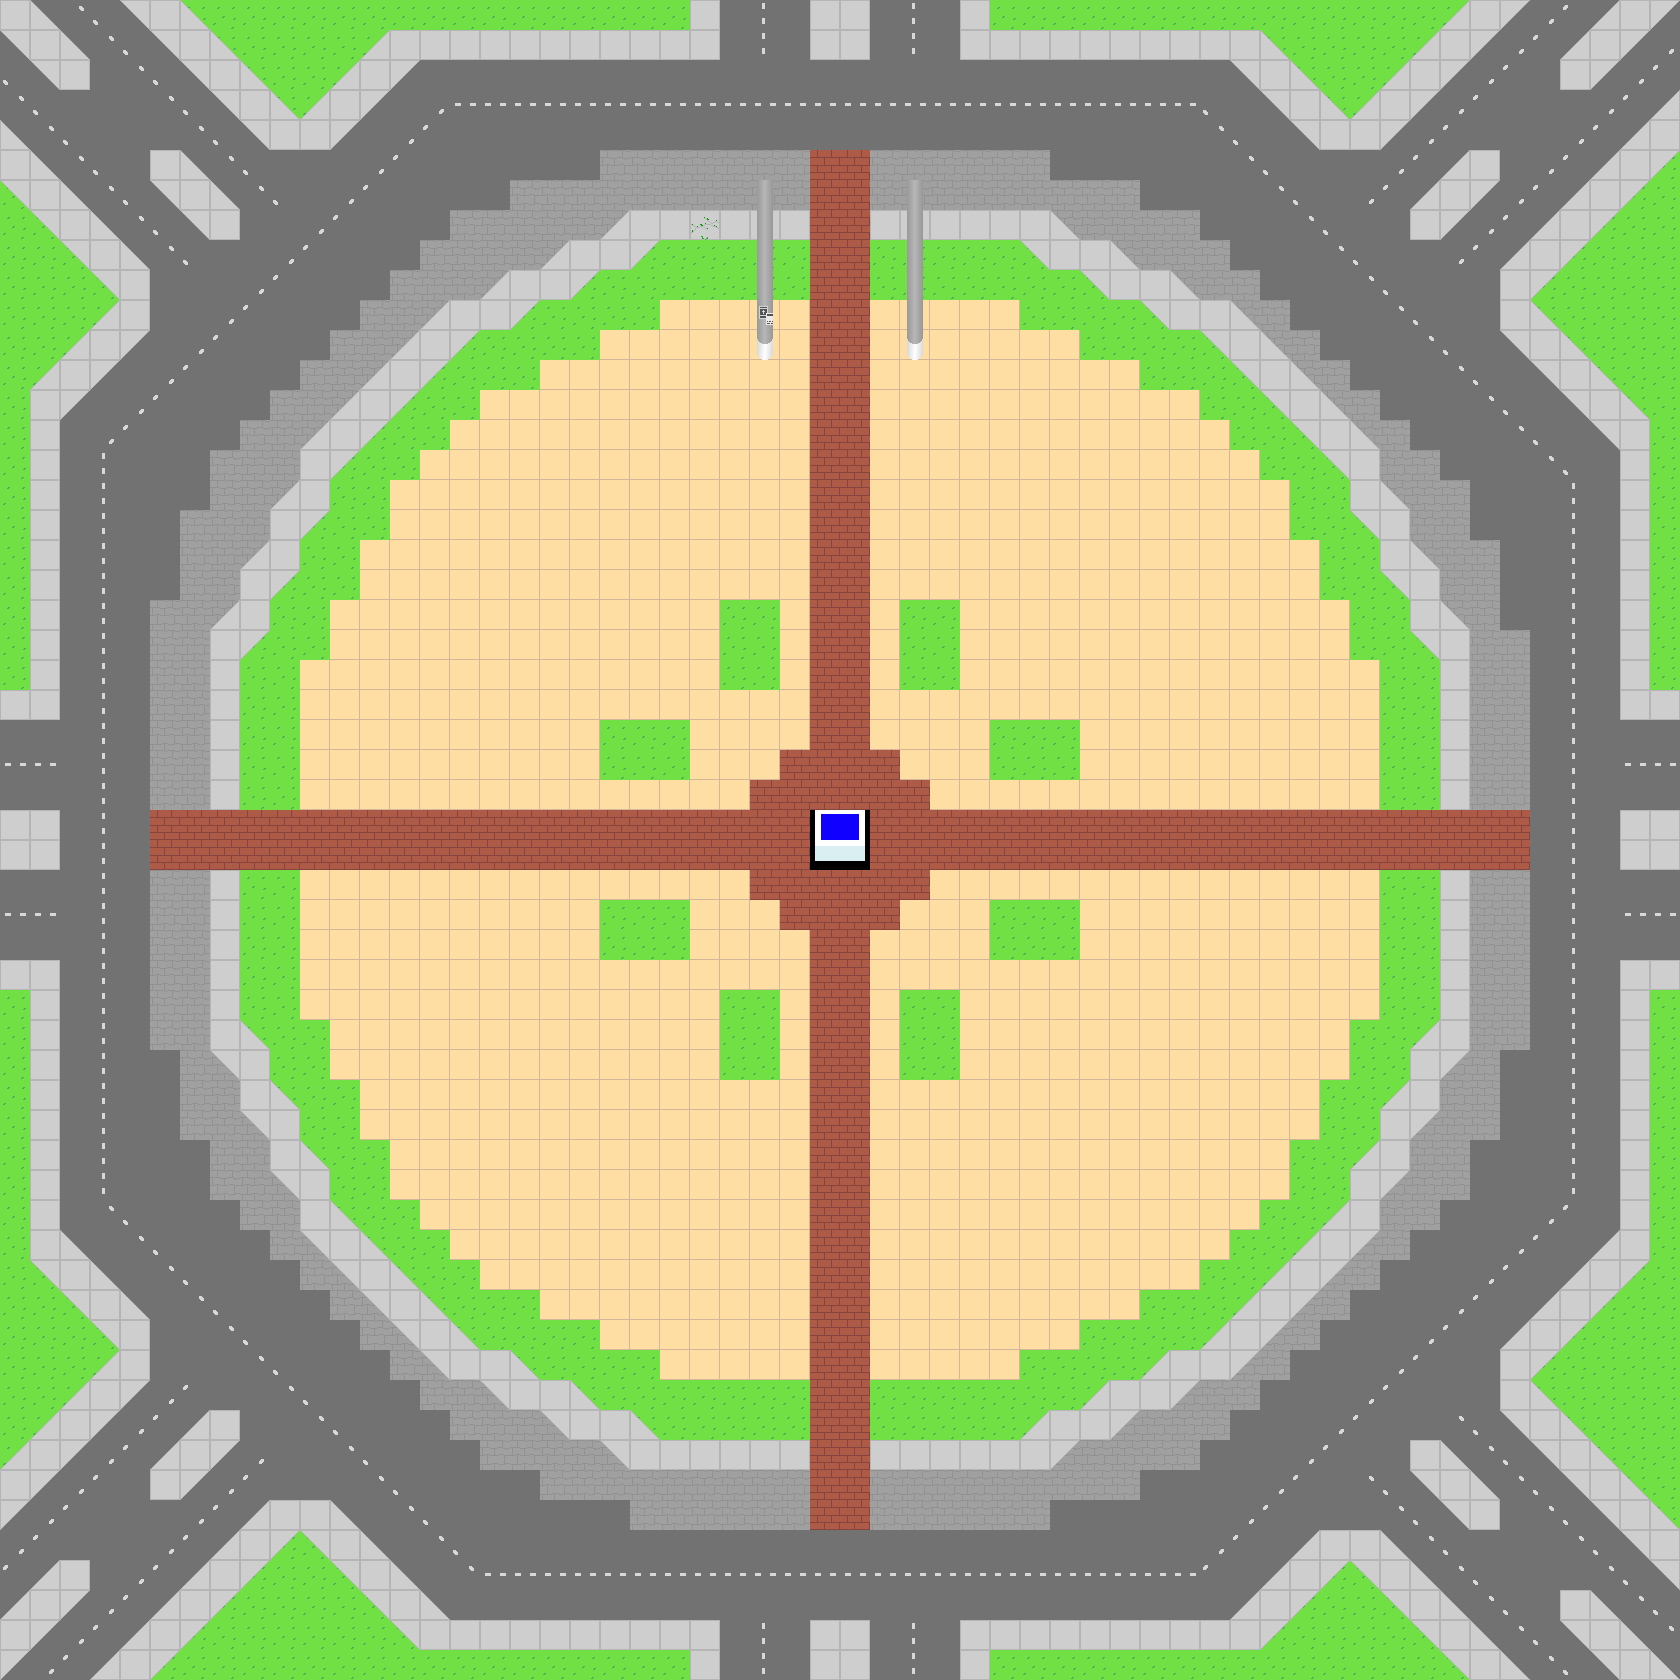

Tiled map render using the project's own tile images. Description and the map definition, with tile-layer contents summarised, below:
An orthogonal 56x56 tile map with 30x30 px tiles, 3 tile layers (Camada de Tiles 1, Camada de Tiles 2, Camada de Tiles 3), 3 tilesets and 13 objects (12x 0, 2).

<map version="1.2" tiledversion="1.3.0" orientation="orthogonal" renderorder="left-up" compressionlevel="0" width="56" height="56" tilewidth="30" tileheight="30" infinite="0" nextlayerid="12" nextobjectid="31">
 <properties>
  <property name="ENEMIES" value="madladcat-peacockpigeon-" />
  <property name="SIGNAL" type="int" value="3" />
 </properties>
 <tileset firstgid="1" source="../Tiles/Files/streets.tsx" />
 <tileset firstgid="66" source="../Tiles/Files/nature.tsx" />
 <tileset firstgid="91" source="../Tiles/Files/buildings.tsx" />
 <layer id="1" name="Camada de Tiles 1" width="56" height="56">
  <data>[3136 cells, 3136 non-empty, 17 distinct tile ids]</data>
 </layer>
 <layer id="3" name="Camada de Tiles 2" width="56" height="56">
  <data>[3136 cells, 257 non-empty, 5 distinct tile ids]</data>
 </layer>
 <layer id="5" name="Camada de Tiles 3" width="56" height="56">
  <data>[3136 cells, 10 non-empty, 2 distinct tile ids]</data>
 </layer>
 <objectgroup id="11" name="SIGNS">
  <object id="29" name="text_0" type="0" x="482.5" y="600.5" width="35" height="19">
   <properties>
    <property name="TEXT" value="INN" />
   </properties>
   <text wrap="1" halign="center">posd</text>
  </object>
 </objectgroup>
 <objectgroup id="10" name="PORTAL">
  <object id="4" name="portal_2" type="0" x="719.152" y="-0.0602727" width="240" height="14">
   <properties>
    <property name="MAP" value="jungle_0" />
    <property name="PX" type="int" value="770" />
    <property name="PY" type="int" value="1638" />
    <property name="TIME" value="none" />
   </properties>
  </object>
  <object id="12" name="portal_1" type="0" x="1662.97" y="722" width="17.3333" height="235.879">
   <properties>
    <property name="MAP" value="urban_1" />
    <property name="PX" type="int" value="50" />
    <property name="PY" type="int" value="838" />
    <property name="TIME" value="none" />
   </properties>
  </object>
  <object id="27" name="portal_0" type="0" x="486.667" y="630.333" width="24" height="40">
   <properties>
    <property name="MAP" value="emeraldbuilding_1" />
    <property name="PX" type="int" value="100" />
    <property name="PY" type="int" value="217" />
    <property name="TIME" value="none" />
   </properties>
  </object>
 </objectgroup>
 <objectgroup id="9" name="VEHICLES">
  <object id="15" name="vehicle_0" type="0" x="739.333" y="206">
   <point />
  </object>
 </objectgroup>
 <objectgroup id="7" name="NPC">
  <object id="20" name="npc_3" type="0" x="795" y="850">
   <properties>
    <property name="INDEX" value="0" />
    <property name="WHO" value="INFORMED MAN" />
   </properties>
   <point />
  </object>
  <object id="10" name="npc_2" type="0" x="1170.17" y="531.167">
   <properties>
    <property name="INDEX" value="0" />
    <property name="WHO" value="FUNNY KID" />
   </properties>
   <point />
  </object>
  <object id="18" name="npc_1" type="0" x="1007.64" y="671.273">
   <properties>
    <property name="INDEX" value="1" />
    <property name="WHO" value="YOUNG MOM" />
   </properties>
   <point />
  </object>
  <object id="19" name="npc_0" type="0" x="303.03" y="109.091">
   <properties>
    <property name="INDEX" value="0" />
    <property name="WHO" value="BUS WAITER" />
   </properties>
   <point />
  </object>
  <object id="21" name="npc_4" type="0" x="1016" y="1496">
   <properties>
    <property name="INDEX" value="0" />
    <property name="WHO" value="STREET SWEEPER" />
   </properties>
   <point />
  </object>
  <object id="22" name="npc_7" type="2" x="1189.06" y="52.4848">
   <properties>
    <property name="INDEX" value="0" />
    <property name="WHO" value="DRITHR SANDRA" />
   </properties>
   <point />
  </object>
  <object id="23" name="npc_5" type="0" x="1247" y="1207">
   <properties>
    <property name="INDEX" value="0" />
    <property name="WHO" value="HOMELESS MAN" />
   </properties>
   <point />
  </object>
  <object id="30" name="npc_6" type="0" x="587.879" y="1000">
   <properties>
    <property name="INDEX" value="0" />
    <property name="WHO" value="SQUARE OLD MAN" />
   </properties>
   <point />
  </object>
 </objectgroup>
</map>
